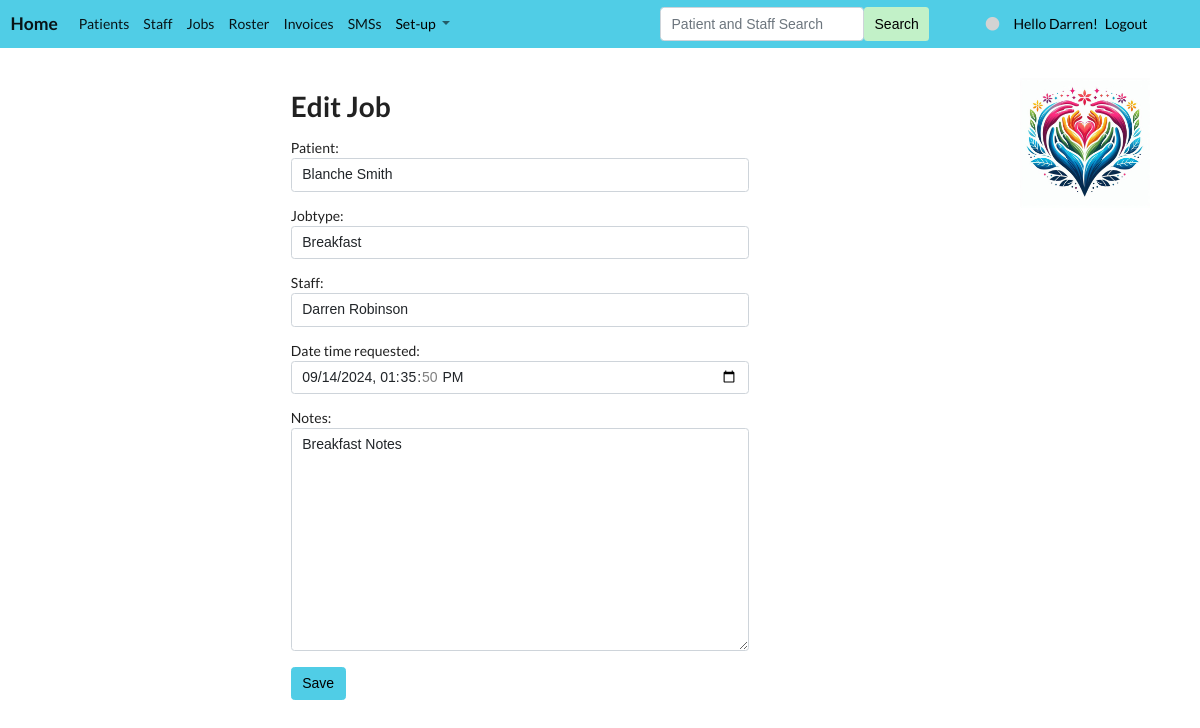
Page /edit/job/1/patient (signed in) on the committed database.
### app/models.py (models this page shows, shortened)
class Job(Model):
    model_str = "job"
    single = "Job"
    plural = "Jobs"
    has_order = False
    jobtype = ForeignKey(JobType, null=True, blank=True, on_delete=SET_NULL)
    patient = ForeignKey(Patient, null=True, blank=True, on_delete=SET_NULL)
    staff = ForeignKey(Staff, null=True, blank=True, on_delete=SET_NULL)
    date_time_requested = DateTimeField(null=True, blank=True)
    date_time_completed = DateTimeField(null=True, blank=True)
    notes = TextField(max_length=2500, null=True, blank=True)
    amount = IntegerField(null=True, blank=True)
    start = DateTimeField(null=True, blank=True)
    end = DateTimeField(null=True, blank=True)

### app/views.py (the view, shortened to what this page needs)
# urls.py: path("edit/<model_str>/<id>", edit, name="edit"),
def edit(request, model_str, id, return_to=None):
    staff, model, form, nav_models, colour = get_info(request, model_str, id)
    print("Edit", form, model_str, return_to, return_to == "patient")
    item = model.objects.get(id=id)
    form = form(instance=item)
    mode = "Edit"
    context = {'form': form, 'model': model, 'nav_models': nav_models, 'mode': mode, 'item': item, 'colour': colour}
    return render(request, f"form.html", context)

### app/forms.py
class JobForm(ModelForm):
    class Meta:
        model = Job
        fields = ['patient', 'jobtype', 'staff', 'date_time_requested', 'notes']
        widgets = {
            'patient': Select(attrs={'class':'form-control'}),
            'jobtype': Select(attrs={'class':'form-control'}),
            'staff': Select(attrs={'class': 'form-control'}),
            'date_time_requested': DateTimeInput(attrs={'class': 'form-control', 'type': 'datetime-local'}),
            'notes': Textarea(attrs={'class': 'form-control'}),
        }

### app/models.py (called while the page is built)
    def __str__(self): return self.name

    def __str__(self): return f"{self.name}"

    def colour(self):
        return colours[min(self.colour_no, len(colours) - 1)]

    def __str__(self): return self.name

### app/templates/form.html (shortened to what this page needs)
{% extends 'base.html'%}
{% block content %}
<link rel="stylesheet" href="https://cdnjs.cloudflare.com/ajax/libs/font-awesome/5.15.3/css/all.min.css">
<div class="row">
    <div class="col-3"></div>
    <div class="col-6">
        {% if model.single == "Information" %}
        <h1>{{ mode}} '{{item.info_field }}' for '{{ item.parent }}'</h1>
        {% else %}
        <h1>{{ mode}} {{ model.single }}</h1>
        {% endif %}
        <form class="form-inline my-2 my-lg-0" method="POST" enctype="multipart/form-data">
            {{ form.as_p }}
            <button type="submit" class="btn btn-care"style="background-color: {{ colour }};" >Save {{ model_str | capfirst }}</button>
        </form>
    </div>
</div>
{% endblock %}

### app/templates/navbar.html (shortened to what this page needs)
<nav class="navbar navbar-light navbar-expand-xl" style="background-color: {{ colour }};">
  <div class="container-fluid">
    <a class="navbar-brand" href="{% url 'home' %}"><b>Home</b></a>
    <ul class="navbar-nav me-auto mb-2 mb-lg-0">
        {% for model in nav_models.0 %}
          <li class="nav-item"><a class="nav-link active" href="{% url 'list' model.model_str %}">{{ model.plural }}</a></li>
        {% endfor %}
        {% if nav_models.1 %}
        <li class="nav-item dropdown">
          <a class="nav-link dropdown-toggle" href="#" id="navbarDropdown" role="button" data-bs-toggle="dropdown" aria-expanded="false">
            <span style="color: black">Set-up</span>
          </a>
        </li>
        {% endif %}
    </ul>
          {% if user.is_authenticated %}
              <form class="d-flex" method="POST" action="{% url 'search' %}">
                <input class="form-control" type="search" placeholder="Patient and Staff Search" name="searched">
                <button class="btn btn-success me-5" style="color: black; background-color: #C2F1C8; border:None" type="submit">Search</button>
              </form>
            {% if request.user.first_name == "Allison" %}
                <span class="nav-item"><a class="nav-link active" href="{% url 'switch_user' 'admin' %}"><i class="fas fa-circle" style="color:lightgrey;"></i></a></span>
            {% elif request.user.first_name == "Matt" %}
                <span class="nav-item"><a class="nav-link active" href="{% url 'switch_user' 'setup' %}"><i class="fas fa-circle" style="color:lightgrey;"></i></a></span>
            {% elif request.user.first_name == "Darren" %}
                <span class="nav-item"><a class="nav-link active" href="{% url 'switch_user' 'staff' %}"><i class="fas fa-circle" style="color:lightgrey;"></i></a></span>
            {% endif %}
            <span class="me-2" style="color: black">Hello {{ request.user.first_name }}!</span>
            <a class="me-5" style="color: black" href="{% url 'custom_logout' %}">Logout</a>
          {% else %}
            <a style="color: black" class="me-5" href="{% url 'signup' %}">Signup</a>
            <a style="color: black" href="{% url 'custom_login' %}">Login</a>
          {% endif %}
  </div>
</nav>

### app/static/styles.css (style rules this page uses)
.btn-care { color: black; background-color: #50CDE6; border-color: #50CDE6; margin-top: 2px; margin-bottom: 2px; }

### rows in the picture
Job: patient "Blanche Smith", jobtype "Breakfast", staff "Darren Robinson", date_time_requested "09/14/2024 13:35:50", notes "Breakfast Notes"

### other values in the picture
{{ model.plural }} "Patients" "Staff" "Jobs" "Roster" "Invoices" "SMSs"
{{ request.user.first_name }} "Darren"
{{ mode }} "Edit"
{{ model.single }} "Job"
